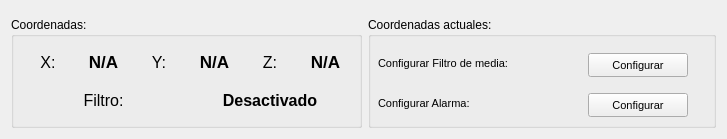
          <widget class="QWidget" name="tab_3">
           <attribute name="title">
            <string>Posicionamiento</string>
           </attribute>
           <layout class="QGridLayout" name="gridLayout_5">
            <item row="0" column="0">
             <widget class="QCustomPlot" name="position_graph" native="true">
              <property name="sizePolicy">
               <sizepolicy hsizetype="Expanding" vsizetype="Expanding">
                <horstretch>0</horstretch>
                <verstretch>0</verstretch>
               </sizepolicy>
              </property>
              <widget class="QLabel" name="label_alarm_pos">
               <property name="geometry">
                <rect>
                 <x>60</x>
                 <y>20</y>
                 <width>151</width>
                 <height>31</height>
                </rect>
               </property>
               <property name="font">
                <font>
                 <pointsize>9</pointsize>
                 <bold>true</bold>
                </font>
               </property>
               <property name="frameShape">
                <enum>QFrame::NoFrame</enum>
               </property>
               <property name="text">
                <string>ALARMA ACTIVADA</string>
               </property>
               <property name="alignment">
                <set>Qt::AlignCenter</set>
               </property>
              </widget>
             </widget>
            </item>
            <item row="1" column="0">
             <layout class="QHBoxLayout" name="horizontalLayout_6">
              <item>
               <widget class="QGroupBox" name="groupBox_9">
                <property name="sizePolicy">
                 <sizepolicy hsizetype="Expanding" vsizetype="Preferred">
                  <horstretch>0</horstretch>
                  <verstretch>0</verstretch>
                 </sizepolicy>
                </property>
                <property name="minimumSize">
                 <size>
                  <width>351</width>
                  <height>111</height>
                 </size>
                </property>
                <property name="maximumSize">
                 <size>
                  <width>16777215</width>
                  <height>111</height>
                 </size>
                </property>
                <property name="title">
                 <string>Coordenadas:</string>
                </property>
                <layout class="QVBoxLayout" name="verticalLayout_7">
                 <item>
                  <layout class="QHBoxLayout" name="horizontalLayout_7">
                   <item>
                    <widget class="QLabel" name="label_53">
                     <property name="sizePolicy">
                      <sizepolicy hsizetype="Expanding" vsizetype="Preferred">
                       <horstretch>0</horstretch>
                       <verstretch>0</verstretch>
                      </sizepolicy>
                     </property>
                     <property name="font">
                      <font>
                       <pointsize>12</pointsize>
                      </font>
                     </property>
                     <property name="text">
                      <string>X:</string>
                     </property>
                     <property name="alignment">
                      <set>Qt::AlignCenter</set>
                     </property>
                    </widget>
                   </item>
                   <item>
                    <widget class="QLabel" name="label_56">
                     <property name="sizePolicy">
                      <sizepolicy hsizetype="Expanding" vsizetype="Preferred">
                       <horstretch>0</horstretch>
                       <verstretch>0</verstretch>
                      </sizepolicy>
                     </property>
                     <property name="font">
                      <font>
                       <pointsize>13</pointsize>
                       <bold>true</bold>
                      </font>
                     </property>
                     <property name="text">
                      <string>N/A</string>
                     </property>
                     <property name="alignment">
                      <set>Qt::AlignCenter</set>
                     </property>
                    </widget>
                   </item>
                   <item>
                    <widget class="QLabel" name="label_54">
                     <property name="sizePolicy">
                      <sizepolicy hsizetype="Expanding" vsizetype="Preferred">
                       <horstretch>0</horstretch>
                       <verstretch>0</verstretch>
                      </sizepolicy>
                     </property>
                     <property name="font">
                      <font>
                       <pointsize>12</pointsize>
                      </font>
                     </property>
                     <property name="text">
                      <string>Y:</string>
                     </property>
                     <property name="alignment">
                      <set>Qt::AlignCenter</set>
                     </property>
                    </widget>
                   </item>
                   <item>
                    <widget class="QLabel" name="label_57">
                     <property name="sizePolicy">
                      <sizepolicy hsizetype="Expanding" vsizetype="Preferred">
                       <horstretch>0</horstretch>
                       <verstretch>0</verstretch>
                      </sizepolicy>
                     </property>
                     <property name="font">
                      <font>
                       <pointsize>13</pointsize>
                       <bold>true</bold>
                      </font>
                     </property>
                     <property name="text">
                      <string>N/A</string>
                     </property>
                     <property name="alignment">
                      <set>Qt::AlignCenter</set>
                     </property>
                    </widget>
                   </item>
                   <item>
                    <widget class="QLabel" name="label_55">
                     <property name="sizePolicy">
                      <sizepolicy hsizetype="Expanding" vsizetype="Preferred">
                       <horstretch>0</horstretch>
                       <verstretch>0</verstretch>
                      </sizepolicy>
                     </property>
                     <property name="font">
                      <font>
                       <pointsize>12</pointsize>
                      </font>
                     </property>
                     <property name="text">
                      <string>Z:</string>
                     </property>
                     <property name="alignment">
                      <set>Qt::AlignCenter</set>
                     </property>
                    </widget>
                   </item>
                   <item>
                    <widget class="QLabel" name="label_58">
                     <property name="sizePolicy">
                      <sizepolicy hsizetype="Expanding" vsizetype="Preferred">
                       <horstretch>0</horstretch>
                       <verstretch>0</verstretch>
                      </sizepolicy>
                     </property>
                     <property name="font">
                      <font>
                       <pointsize>13</pointsize>
                       <bold>true</bold>
                      </font>
                     </property>
                     <property name="text">
                      <string>N/A</string>
                     </property>
                     <property name="alignment">
                      <set>Qt::AlignCenter</set>
                     </property>
                    </widget>
                   </item>
                  </layout>
                 </item>
                 <item>
                  <layout class="QHBoxLayout" name="horizontalLayout_8">
                   <item>
                    <widget class="QLabel" name="label_47">
                     <property name="sizePolicy">
                      <sizepolicy hsizetype="Expanding" vsizetype="Preferred">
                       <horstretch>0</horstretch>
                       <verstretch>0</verstretch>
                      </sizepolicy>
                     </property>
                     <property name="font">
                      <font>
                       <pointsize>12</pointsize>
                      </font>
                     </property>
                     <property name="text">
                      <string>Filtro:</string>
                     </property>
                     <property name="alignment">
                      <set>Qt::AlignCenter</set>
                     </property>
                    </widget>
                   </item>
                   <item>
                    <widget class="QLabel" name="label_46">
                     <property name="sizePolicy">
                      <sizepolicy hsizetype="Expanding" vsizetype="Preferred">
                       <horstretch>0</horstretch>
                       <verstretch>0</verstretch>
                      </sizepolicy>
                     </property>
                     <property name="font">
                      <font>
                       <pointsize>12</pointsize>
                       <bold>true</bold>
                      </font>
                     </property>
                     <property name="text">
                      <string>Desactivado</string>
                     </property>
                     <property name="alignment">
                      <set>Qt::AlignCenter</set>
                     </property>
                    </widget>
                   </item>
                  </layout>
                 </item>
                </layout>
               </widget>
              </item>
              <item>
               <widget class="QGroupBox" name="groupBox_10">
                <property name="sizePolicy">
                 <sizepolicy hsizetype="Expanding" vsizetype="Preferred">
                  <horstretch>0</horstretch>
                  <verstretch>0</verstretch>
                 </sizepolicy>
                </property>
                <property name="minimumSize">
                 <size>
                  <width>348</width>
                  <height>111</height>
                 </size>
                </property>
                <property name="maximumSize">
                 <size>
                  <width>16777215</width>
                  <height>111</height>
                 </size>
                </property>
                <property name="title">
                 <string>Coordenadas actuales:</string>
                </property>
                <widget class="QPushButton" name="pushButton_5">
                 <property name="geometry">
                  <rect>
                   <x>220</x>
                   <y>76</y>
                   <width>100</width>
                   <height>24</height>
                  </rect>
                 </property>
                 <property name="font">
                  <font>
                   <pointsize>8</pointsize>
                  </font>
                 </property>
                 <property name="text">
                  <string>Configurar</string>
                 </property>
                </widget>
                <widget class="QLabel" name="label_25">
                 <property name="geometry">
                  <rect>
                   <x>10</x>
                   <y>76</y>
                   <width>131</width>
                   <height>20</height>
                  </rect>
                 </property>
                 <property name="font">
                  <font>
                   <pointsize>8</pointsize>
                  </font>
                 </property>
                 <property name="text">
                  <string>Configurar Alarma:</string>
                 </property>
                </widget>
                <widget class="QLabel" name="label_27">
                 <property name="geometry">
                  <rect>
                   <x>10</x>
                   <y>36</y>
                   <width>191</width>
                   <height>20</height>
                  </rect>
                 </property>
                 <property name="font">
                  <font>
                   <pointsize>8</pointsize>
                  </font>
                 </property>
                 <property name="text">
                  <string>Configurar Filtro de media:</string>
                 </property>
                </widget>
                <widget class="QPushButton" name="pushButton_6">
                 <property name="geometry">
                  <rect>
                   <x>220</x>
                   <y>36</y>
                   <width>100</width>
                   <height>24</height>
                  </rect>
                 </property>
                 <property name="font">
                  <font>
                   <pointsize>8</pointsize>
                  </font>
                 </property>
                 <property name="text">
                  <string>Configurar</string>
                 </property>
                </widget>
               </widget>
              </item>
             </layout>
            </item>
           </layout>
          </widget>
